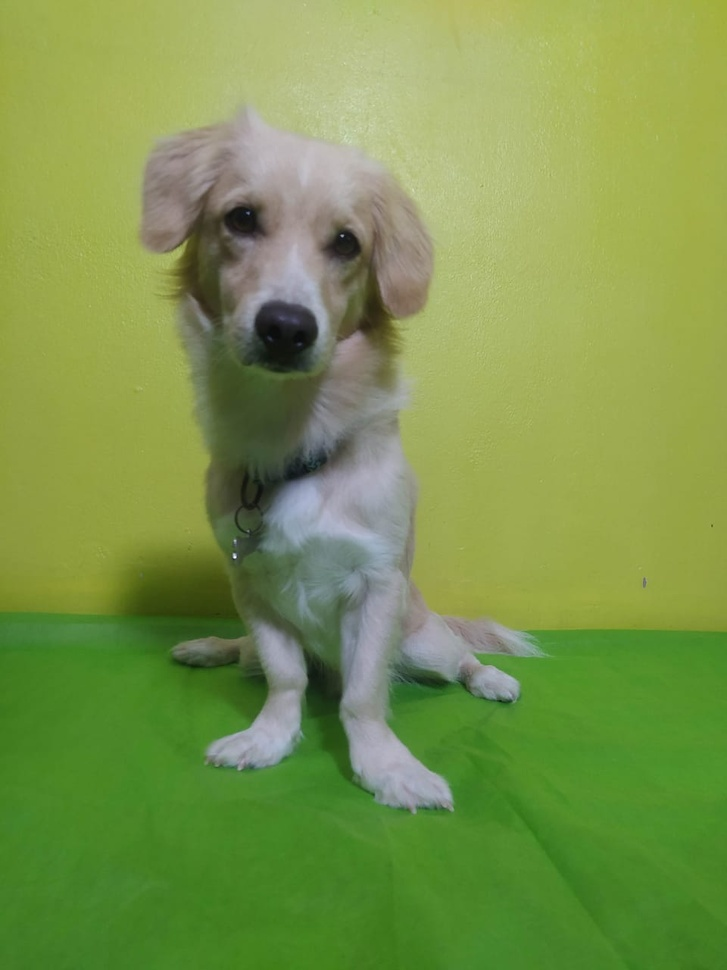
%> input picture fotos/cachorro.jpeg, 727 x 970 px, shrunk from 960 x 1280 before the run
$ octave aula10.m   (GNU Octave 9; MATLAB toolbox functions it lacks are replaced by stand-ins)
%> lines starting %> are read from the running program, lines starting %| are printed output that depends on the picture
clc
close all
clear all

n = 30;
h = fspecial('gaussian',n,5); % sempre tem que ser 6x o numero do gaussiano
f = imread('cachorro.jpeg');
%> f is the input picture: size 970x727x3 uint8; mean R, G, B 123.9, 149.5, 76.7
f = rgb2gray(f);
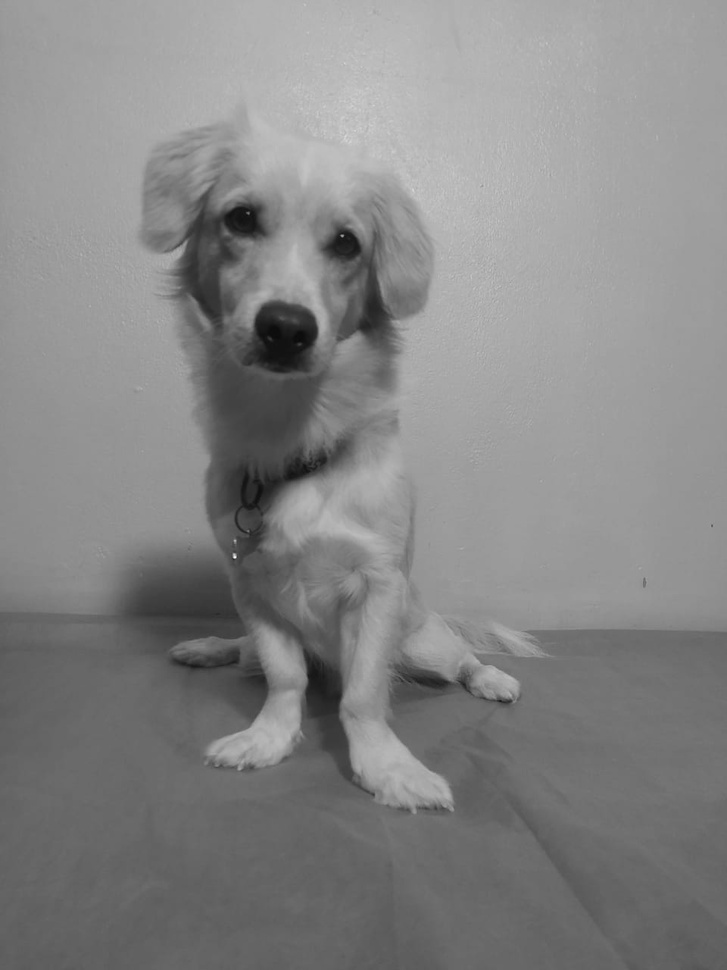
%> f: size 970x727 uint8; min 9, max 250, mean 133.6
f = im2double(f);
%> f: size 970x727 double
imshow(f);
padarray(f,n-1);
g = imfilter(f,h);
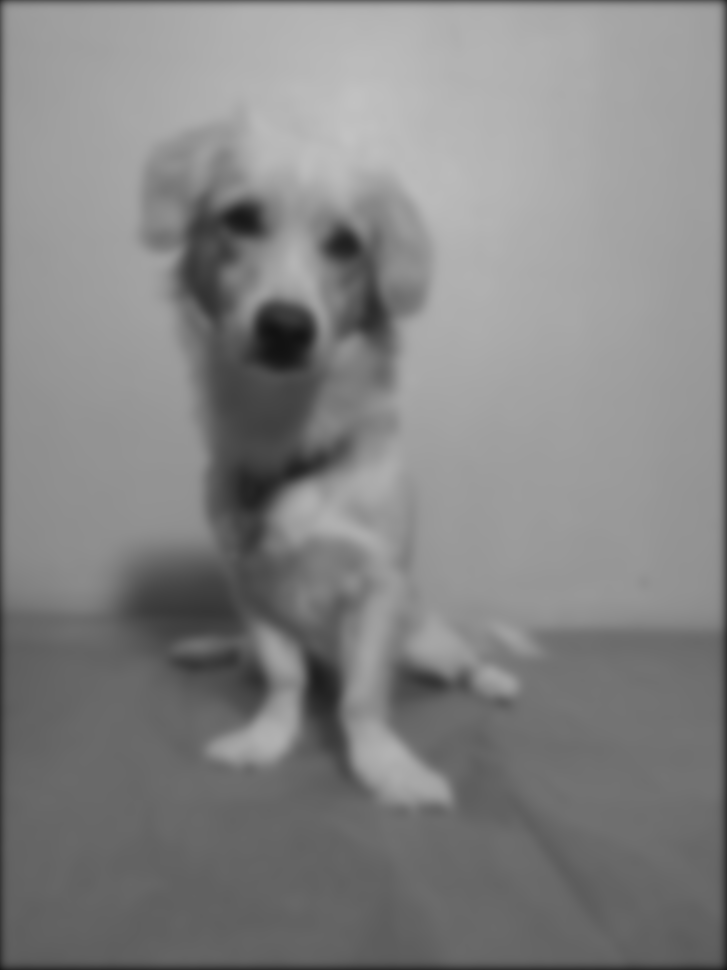
%> g: size 970x727 double; min 0.0713, max 0.764, mean 0.519
figure,
imshow(g);
figure,
surf(h);
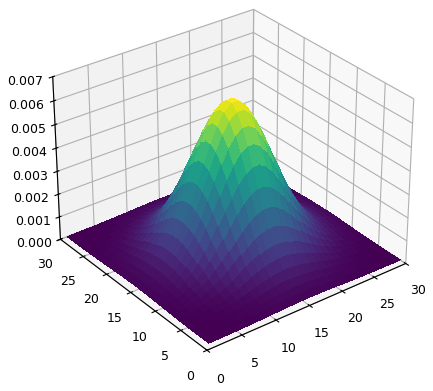
%> figure redrawn from the program's plot data


% [8 lines of commented-out code are left out]

$ run again, with fotos/colorida.jpeg copied over fotos/cachorro.jpeg
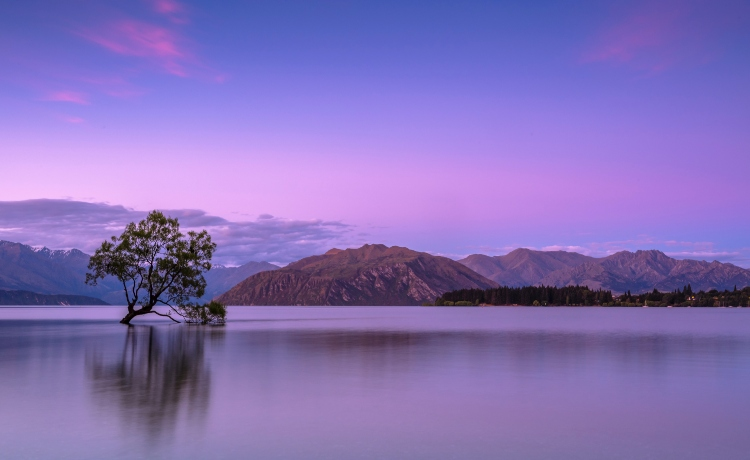
%> input picture fotos/colorida.jpeg, 750 x 460 px
%> f is the input picture: size 460x750x3 uint8; mean R, G, B 132.8, 112.2, 183.6
%> `f = rgb2gray(f);`:
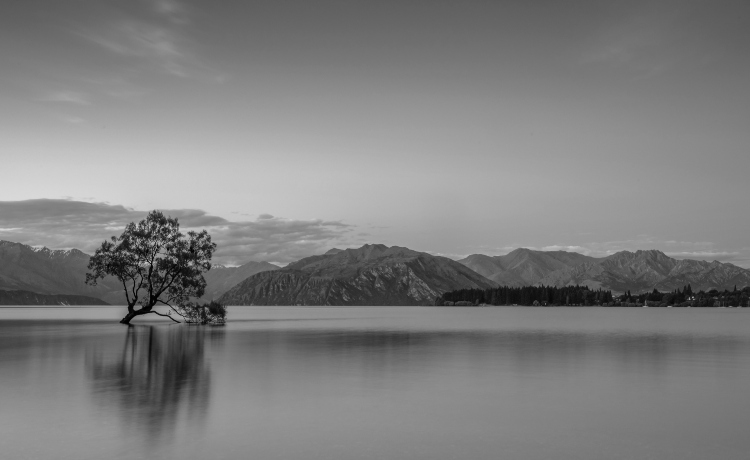
%> f: size 460x750 uint8; min 0, max 217, mean 126.5
%> `g = imfilter(f,h);`:
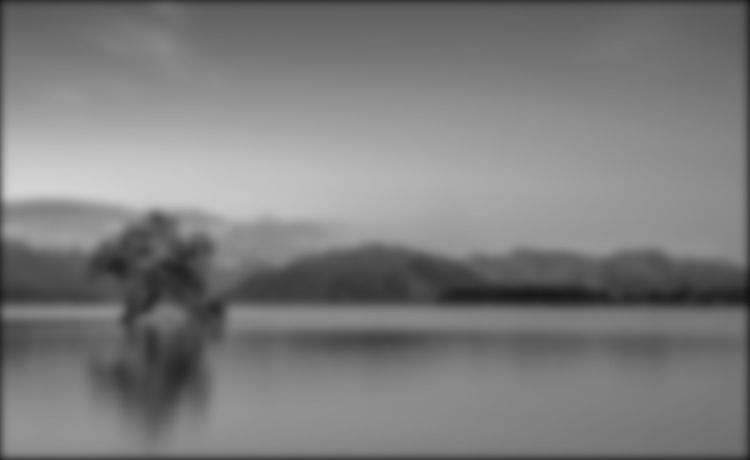
%> g: size 460x750 double; min 0.0673, max 0.834, mean 0.49
